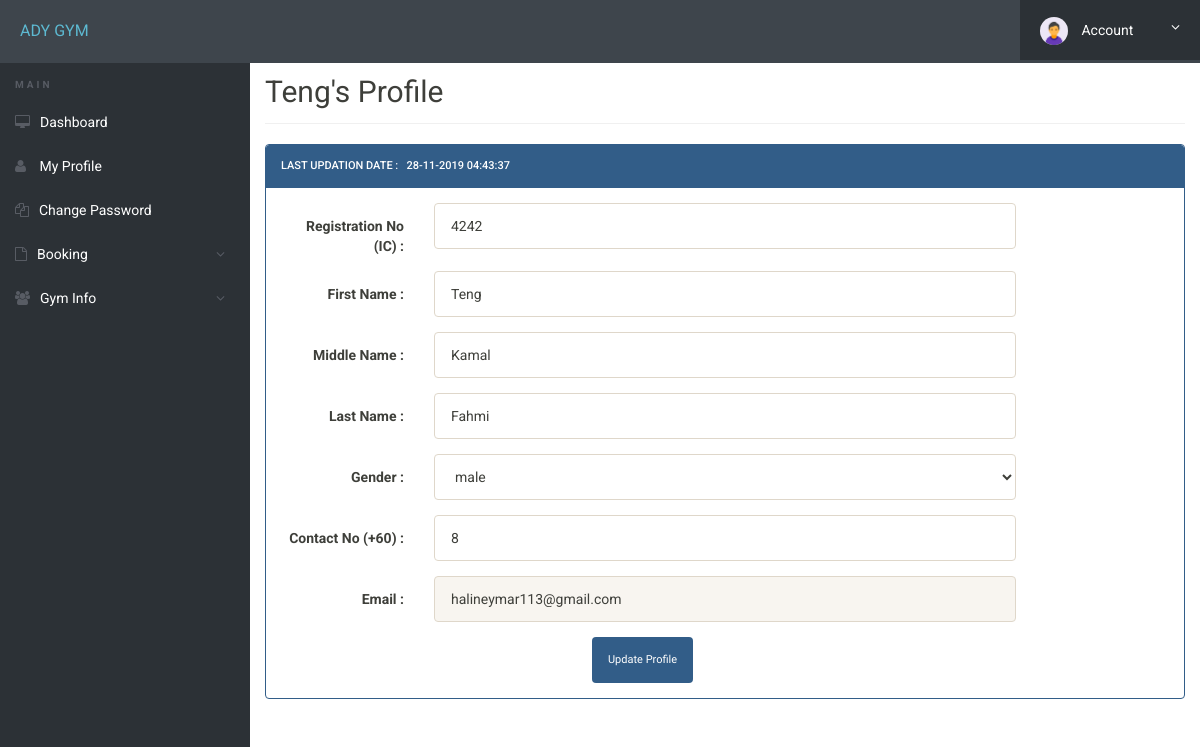
The page /my-profile.php (signed in) on the database its author committed.
### tables this page shows
CREATE TABLE `userregistration` (
  `id` int(11) NOT NULL,
  `regNo` varchar(255) NOT NULL,
  `firstName` varchar(255) NOT NULL,
  `middleName` varchar(255) NOT NULL,
  `lastName` varchar(255) NOT NULL,
  `gender` varchar(255) NOT NULL,
  `contactNo` bigint(20) NOT NULL,
  `email` varchar(255) NOT NULL,
  `password` varchar(255) NOT NULL,
  `regDate` timestamp NOT NULL DEFAULT current_timestamp(),
  `updationDate` varchar(45) NOT NULL,
  `passUdateDate` varchar(45) NOT NULL
);

### my-profile.php (the view, shortened to what this page needs)
<?php
include('includes/config.php');
?>
<!doctype html>
<html lang="en" class="no-js">
<head>
	<link rel="stylesheet" href="css/font-awesome.min.css">
	<link rel="stylesheet" href="css/bootstrap.min.css">
	<link rel="stylesheet" href="css/dataTables.bootstrap.min.css">>
	<link rel="stylesheet" href="css/bootstrap-social.css">
	<link rel="stylesheet" href="css/bootstrap-select.css">
	<link rel="stylesheet" href="css/fileinput.min.css">
	<link rel="stylesheet" href="css/awesome-bootstrap-checkbox.css">
	<link rel="stylesheet" href="css/style.css">
</head>
<body>
	<?php include('includes/header.php');?>
	<div class="ts-main-content">
		<?php include('includes/sidebar.php');?>
		<div class="content-wrapper">
			<div class="container-fluid">
	<?php
$aid=$_SESSION['id'];
	$ret="select * from userregistration where id=?";
		$stmt= $mysqli->prepare($ret) ;
	 $stmt->bind_param('i',$aid);
	 $stmt->execute() ;
	 $res=$stmt->get_result();
	   while($row=$res->fetch_object())
	  {
	  	?>
				<div class="row">
					<div class="col-md-12">
						<h2 class="page-title"><?php echo $row->firstName;?>'s&nbsp;Profile </h2>
						<div class="row">
							<div class="col-md-12">
								<div class="panel panel-primary">
									<div class="panel-heading">
Last Updation date : &nbsp; <?php echo $row->updationDate;?>
</div>
<div class="panel-body">
<form method="post" action="" name="registration" class="form-horizontal" onSubmit="return valid();">
<div class="form-group">
<label class="col-sm-2 control-label"> Registration No (IC) : </label>
<div class="col-sm-8">
<input type="text" name="regno" id="regno"  class="form-control" required="required" value="<?php echo $row->regNo;?>" >
</div>
</div>
<div class="form-group">
<label class="col-sm-2 control-label">First Name : </label>
<div class="col-sm-8">
<input type="text" name="fname" id="fname"  class="form-control" value="<?php echo $row->firstName;?>"   required="required" >
</div>
</div>
<div class="form-group">
<label class="col-sm-2 control-label">Middle Name : </label>
<div class="col-sm-8">
<input type="text" name="mname" id="mname"  class="form-control" value="<?php echo $row->middleName;?>"  >
</div>
</div>
<div class="form-group">
<label class="col-sm-2 control-label">Last Name : </label>
<div class="col-sm-8">
<input type="text" name="lname" id="lname"  class="form-control" value="<?php echo $row->lastName;?>" required="required">
</div>
</div>
<div class="form-group">
<label class="col-sm-2 control-label">Gender : </label>
<div class="col-sm-8">
<select name="gender" class="form-control" required="required">
<option value="<?php echo $row->gender;?>"><?php echo $row->gender;?></option>
</select>
</div>
</div>
<div class="form-group">
<label class="col-sm-2 control-label">Contact No (+60) : </label>
<div class="col-sm-8">
<input type="text" name="contact" id="contact"  class="form-control" maxlength="10" value="<?php echo $row->contactNo;?>" required="required">
</div>
</div>
<div class="form-group">
<label class="col-sm-2 control-label">Email : </label>
<div class="col-sm-8">
<input type="email" name="email" id="email"  class="form-control" value="<?php echo $row->email;?>" readonly>
</div>
</div>
<?php } ?>
<div class="col-sm-6 col-sm-offset-4">
<input type="submit" name="update" Value="Update Profile" class="btn btn-primary">
</div>
</form>
									</div>
									</div>
								</div>
							</div>
						</div>
							</div>
						</div>
					</div>
				</div>
</body>
</html>

### css/style.css (style rules this page uses)
html { font-size: 14px; }
@media only screen and (min-width: 480px) { html { font-size: 17px; } }
@media only screen and (min-width: 768px) { html { font-size: 14px; } }
body { font-size: 1em; }
.btn { font-family: 'Oswald', sans-serif; }
.panel { overflow: hidden; }
.btn { text-transform: none; }
.page-title { padding-bottom: 15px; margin-bottom: 20px; border-bottom: 1px solid #f0f0f0; }
.ts-main-content .content-wrapper { padding-top: 15px; margin-top: 20px; }
@media only screen and (min-width: 992px) { .ts-main-content .content-wrapper { margin-left: 250px; } }

### rows shown on the page
userregistration: firstName "Teng", updationDate "28-11-2019 04:43:37", regno "4242", fname "Teng", mname "Kamal", lname "Fahmi", gender "male", contact "8", email "halineymar113@gmail.com"
